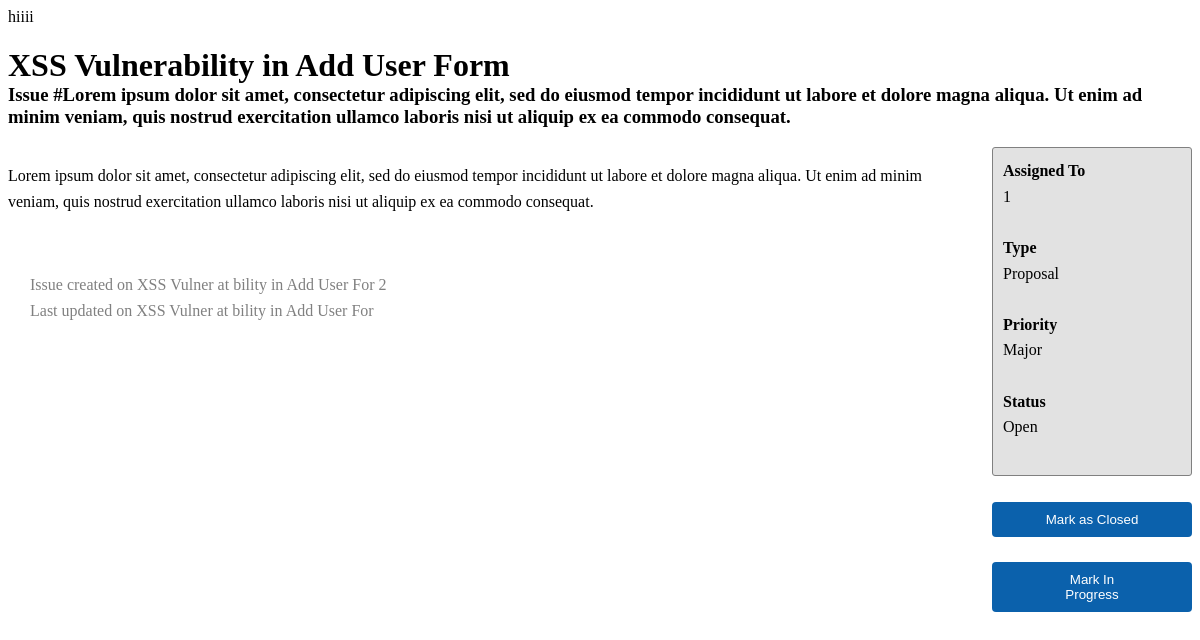
/issue.php?id=1, run on the app's committed database.
### tables this page shows
CREATE TABLE Issues(
    id INT AUTO_INCREMENT NOT NULL,
    title VARCHAR(100) NOT NULL,
    description TEXT NOT NULL,
    type ENUM('Bug', 'Task', 'Proposal') NOT NULL,
    priority ENUM('Minor', 'Major', 'Critical') NOT NULL,
    status ENUM('Open', 'In Progress', 'Closed') NOT NULL,
    assigned_to INT NOT NULL,
    created_by INT NOT NULL,
    created DATETIME NOT NULL,
    updated DATETIME DEFAULT NULL,
    PRIMARY KEY(id),
    FOREIGN KEY (assigned_to) REFERENCES Users(id),
    FOREIGN KEY (created_by) REFERENCES Users(id)
);

### issue.php (the view, shortened to what this page needs)
<?php header('Access-Control-Allow-Origin: *');
require_once 'phpmysqlconnection.php';
    $conn = new PDO("mysql:host=$host;dbname=$dbname;charset=utf8mb4", $username, $password);
    $id = (int) htmlspecialchars($_GET['id']);
    $stmt = $conn->query("SELECT * FROM Issues where id = $id");
    $results = $stmt->fetchAll(PDO::FETCH_ASSOC);
?>
<link rel="stylesheet" href="styles/issues.css"/>
<h1 class="no-margin-bottom-diff"><?= $results[0]['title']?></h1>
<h3 class="no-margin-top-diff"><?= 'Issue #' . $results[0]['description']?></h3>
<div id="issueDetails">
    <div id="main">
        <p><?= $results[0]['description']?></p>
        <br>
        <ul>
            <li><i class="fa fa-chevron-right" style="color: black;"></i>&nbsp;&nbsp;&nbsp;Issue created on <?= substr($results[0]['title'],0,10)?> at <?= substr($results[0]['title'],11,-1)?> <?= $results[0]['created_by']?></li>
            <li><i class="fa fa-chevron-right" style="color: black;"></i>&nbsp;&nbsp;&nbsp;Last updated on <?= substr($results[0]['title'],0,10)?> at <?= substr($results[0]['title'],11,-1)?></li>
        </ul>
    </div>
    <div id="aside">
        <div id="sidebar">
            <h4 class="no-margin-top">Assigned To</h4>
            <p class='no-margin-bottom'><?= $results[0]['assigned_to']?></p>
            <br>
            <h4 class="no-margin-top">Type</h4>
            <p class='no-margin-bottom'><?= $results[0]['type']?></p>
            <br>
            <h4 class="no-margin-top">Priority</h4>
            <p class='no-margin-bottom'><?= $results[0]['priority']?></p>
            <br>
            <h4 class="no-margin-top">Status</h4>
            <p class='no-margin-bottom'><?= $results[0]['status']?></p>
            <br>
        </div>
        <br>
        <form>
            <div>
                <button type="submit" name="closed" class="btn">Mark as Closed</button>
            </div>
            <br>
            <div>
                <button type="submit" name="inprogress" class="btn">Mark In Progress</button>
            </div>
        </form>
    </div>
</div>

### styles/issues.css (style rules this page uses)
#issueDetails { display: flex; flex-direction: row; }
.no-margin-top, .no-margin-bottom { margin-top: 0px; margin-bottom: 0px; }
.no-margin-top-diff { margin-top: 0px; }
.no-margin-bottom-diff { margin-bottom: 0px; }
#aside { min-width: 200px; line-height: 1.6; }
#sidebar { background-color: rgb(226, 226, 226); border-radius: 3px; padding: 10px; border: 1px solid gray; }
#main { padding-right: 30px; line-height: 1.6; }
ul { padding-left: 10px; color: gray; list-style: none; }
.btn { color: #fff; background-color: #0b61ac; border-color: #0b61ac; display: inline-block; padding: 9px 50px; text-align: center; background-image: none; border: 1px solid transparent; border-radius: 4px; cursor: pointer; width: 100%; }

### data on the page
issues: title "XSS Vulnerability in Add User Form", description "Lorem ipsum dolor sit amet, consectetur adipiscing elit, sed do eiusmod tempor incididunt ut labore et dolore magna aliqua. Ut enim ad minim veniam, quis nostrud exercitation ullamco laboris nisi ut aliquip ex ea commodo consequat.", title "XSS Vulner", title "bility in Add User For", created_by "2", assigned_to "1", type "Proposal", priority "Major", status "Open"
